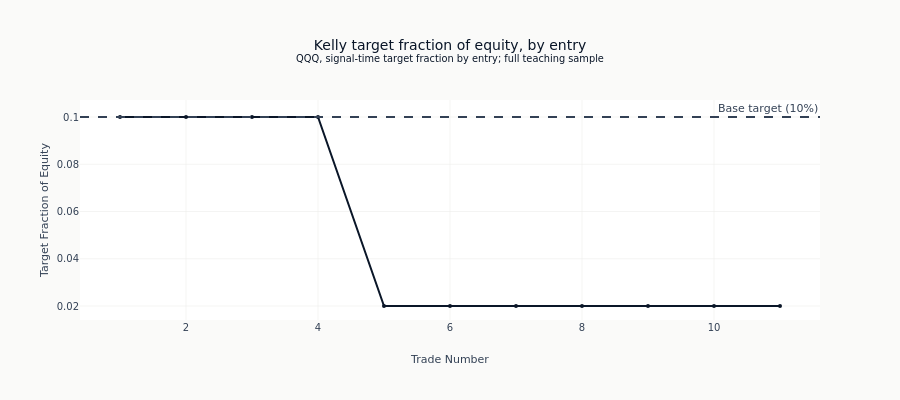

Notebook cell for this chart:
### Markdown cell above
### Visualize Position Size Adaptation

The key observable: position sizes change over time as the strategy learns
from its own trade outcomes.

### Code cell
if kelly_strategy.size_history:
    trade_numbers = np.arange(1, len(kelly_strategy.size_history) + 1)
    fig = go.Figure()
    fig.add_trace(
        go.Scatter(
            x=trade_numbers,
            y=kelly_strategy.size_history,
            mode="lines+markers",
            name="Adaptive target",
            line=dict(color=COLORS["blue"]),
            marker=dict(size=4),
        )
    )
    fig.add_hline(
        y=kelly_strategy.base_size,
        line_dash="dash",
        line_color=COLORS["neutral"],
        annotation_text=f"Base target ({kelly_strategy.base_size:.0%})",
    )
    fig.update_layout(
        title=(
            "Kelly target fraction of equity, by entry"
            "<br><sup>QQQ, signal-time target fraction by entry; full teaching sample</sup>"
        ),
        xaxis_title="Trade Number",
        yaxis_title="Target Fraction of Equity",
        height=400,
    )
    # A prefix count, not a total: the helper can return the base again later.
    show_plotly_with_alt(
        fig,
        (
            "Line chart of the Kelly target fraction of equity against trade number, one point per "
            "entry in the order the trades were taken, with a dashed horizontal line at the "
            "configured base target. The sizing helper returns the base target until enough "
            "trades have closed to estimate a win rate and a payoff ratio, and until the closed "
            "trades include both a win and a loss; past that point the Kelly formula sets the "
            "fraction. Drawn against trade number rather than date because the sizing changes on "
            "trade events, not on the calendar."
        ),
    )

### Figure 1 — Plotly figure (JSON) as saved in the notebook; plotly's stock layout.template omitted (floating-point values rounded to 4 significant figures)
{"data": [{"line": {"color": "#0a1628"}, "marker": {"size": 4}, "mode": "lines+markers", "name": "Adaptive target", "type": "scatter", "x": [1, 2, 3, 4, 5, 6, 7, 8, 9, 10, 11], "y": [0.1, 0.1, 0.1, 0.1, 0.02, 0.02, 0.02, 0.02, 0.02, 0.02, 0.02]}], "layout": {"annotations": [{"showarrow": false, "text": "Base target (10%)", "x": 1, "xanchor": "right", "xref": "x domain", "y": 0.1, "yanchor": "bottom", "yref": "y"}], "height": 400, "shapes": [{"line": {"color": "#334155", "dash": "dash"}, "type": "line", "x0": 0, "x1": 1, "xref": "x domain", "y0": 0.1, "y1": 0.1, "yref": "y"}], "title": {"text": "Kelly target fraction of equity, by entry<br><sup>QQQ, signal-time target fraction by entry; full teaching sample</sup>"}, "xaxis": {"title": {"text": "Trade Number"}}, "yaxis": {"title": {"text": "Target Fraction of Equity"}}}}
